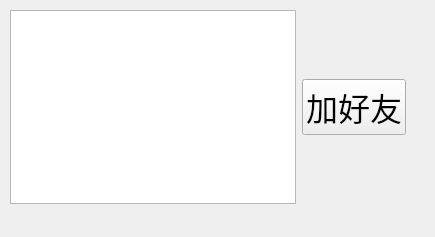
<?xml version="1.0" encoding="UTF-8"?>
<ui version="4.0">
 <class>Online</class>
 <widget class="QWidget" name="Online">
  <property name="geometry">
   <rect>
    <x>0</x>
    <y>0</y>
    <width>435</width>
    <height>237</height>
   </rect>
  </property>
  <property name="windowTitle">
   <string>Form</string>
  </property>
  <widget class="QWidget" name="">
   <property name="geometry">
    <rect>
     <x>10</x>
     <y>10</y>
     <width>396</width>
     <height>194</height>
    </rect>
   </property>
   <layout class="QHBoxLayout" name="horizontalLayout">
    <item>
     <widget class="QListWidget" name="listWidget">
      <property name="font">
       <font>
        <pointsize>16</pointsize>
       </font>
      </property>
     </widget>
    </item>
    <item>
     <layout class="QVBoxLayout" name="verticalLayout">
      <item>
       <spacer name="verticalSpacer">
        <property name="orientation">
         <enum>Qt::Vertical</enum>
        </property>
        <property name="sizeHint" stdset="0">
         <size>
          <width>20</width>
          <height>40</height>
         </size>
        </property>
       </spacer>
      </item>
      <item>
       <widget class="QPushButton" name="addFriend_pb">
        <property name="font">
         <font>
          <pointsize>24</pointsize>
         </font>
        </property>
        <property name="text">
         <string>加好友</string>
        </property>
       </widget>
      </item>
      <item>
       <spacer name="verticalSpacer_2">
        <property name="orientation">
         <enum>Qt::Vertical</enum>
        </property>
        <property name="sizeHint" stdset="0">
         <size>
          <width>20</width>
          <height>40</height>
         </size>
        </property>
       </spacer>
      </item>
     </layout>
    </item>
   </layout>
  </widget>
 </widget>
 <resources/>
 <connections/>
</ui>
